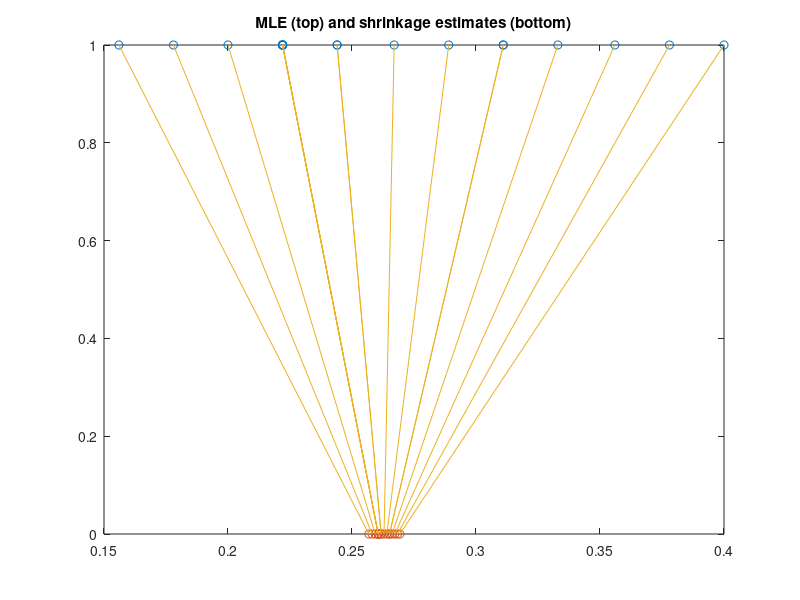

Here is the MATLAB script that generated this plot: (Note: this script raises an error after producing the figure.)
%% Baseball Batting Average Shrinkage Estimates
% Reproduce example from
% "Data Analysis Using Stein's Estimator and its Generalizations"
% Bradley Efron; Carl Morris JASA Vol. 70, No. 350. (Jun., 1975), pp.
% 311-319.
%% Data
% 1970 batting averages for 18 major league players. 
% first column = batting average for first 45 at bats
% 2nd column   = batting everage for remainder of season
data = [0.400 0.346;
     0.378 0.298
     0.356 0.276
     0.333 0.222
     0.311 0.273
     0.311 0.270
     0.289 0.263
     0.267 0.210
     0.244 0.269
     0.244 0.230
     0.222 0.264
     0.222 0.256
     0.222 0.303
     0.222 0.264
     0.222 0.226
     0.200 0.285
     0.178 0.316
     0.156 0.200];
%% Data Transformation
y = data(:,1);
ytest = data(:,2);
n = 45;
x = sqrt(n)*asin(2*y-1); % arcsin transform
%% Shrinkage estimate
d = length(x);
xbar = mean(x);
V    = sum((x-xbar).^2);
s2   = V/d;
%B = (d-3)/V;% Efron-Morris shrinkage
sigma2 = 1; % by construction of the arcsin transform
B = sigma2/(sigma2 + max(0, s2-sigma2)); % B = lambda0
muShrunk = xbar + (1-B)*(x-xbar); 
%% Back transform
thetaShrunk = 0.5*(sin(muShrunk/sqrt(n))+1); 
thetaMLE = y;

%% Plot Shrinkage Estimates
figure;
plot(thetaMLE, ones(1, d) ,'o');
hold on
plot(thetaShrunk, 0*ones(1, d), 'o');
for i=1:d
  line([thetaMLE(i); thetaShrunk(i)], [1; 0]);
end
title('MLE (top) and shrinkage estimates (bottom)')
printPmtkFigure shrinkageDemoBaseballParams; 
%% Histograms
figure;
ndx = 1:5;
h = bar([ytest(ndx)';  thetaMLE(ndx)'; thetaShrunk(ndx)']');
legend({'true', 'MLE', 'shrunk'})
[im_hatch, colorlist] = applyhatch_pluscolor(gcf,'\-x.', 1);
mseMLE = mean((ytest-thetaMLE).^2);
mseShrink = mean((ytest-thetaShrunk).^2);
ttl = sprintf('MSE MLE = %6.4f, MSE shrunk = %6.4f', mseMLE, mseShrink)
title(ttl)
printPmtkFigure shrinkageDemoBaseballPred; 
mseMLE/mseShrink
